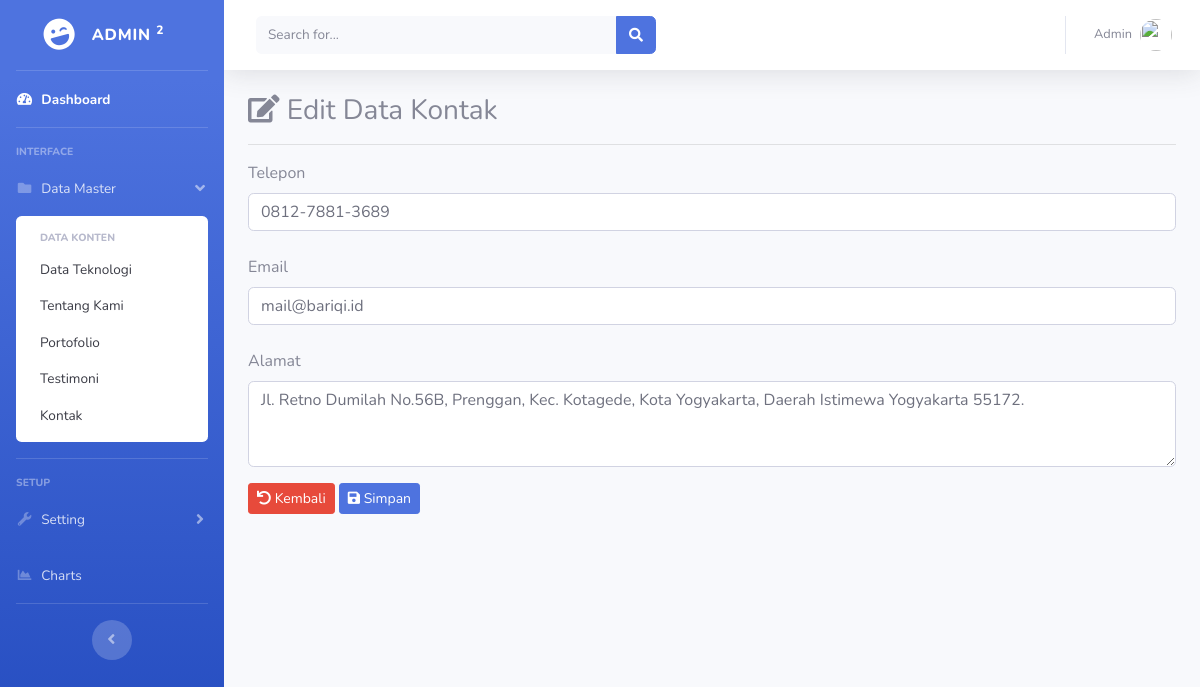
The app's page /index.php/admin/data_kontak/edit/1 with its own data.
### tables this page shows
CREATE TABLE `kontak` (
  `id` int(11) NOT NULL,
  `telepon` varchar(20) NOT NULL,
  `email` varchar(100) NOT NULL,
  `alamat` varchar(300) NOT NULL
);

### application/controllers/admin/data_kontak.php (called while the page is built, shortened)
<?php
        class Data_kontak extends CI_Controller{
            public function edit($id)
            {
                $where = array('id' =>$id);
                $data['kontak'] = $this->model_kontak->edit_kontak($where,'kontak')->result();
                $this->load->view('templates_admin/header.php');
                $this->load->view('templates_admin/sidebar.php');
                $this->load->view('admin/edit_kontak.php',$data);
            }
        }
?>

### index.php (called while the page is built, shortened)
<?php
require_once BASEPATH.'core/CodeIgniter.php';

### application/models/model_kontak.php (called while the page is built, shortened)
<?php
    class Model_kontak extends CI_Model{
        public function edit_kontak($where,$table){
            return $this->db->get_where($table,$where);
        }
    }
?>

### application/views/admin/edit_kontak.php (the view, shortened to what this page needs)
<div class="container-fluid">
	<h3><i class="fas fa-edit"></i> Edit Data Kontak</h3> <hr>
	<?php foreach($kontak as $ktk) : ?>
		<form method="post" action="<?php echo base_url().'admin/data_kontak/update' ?>">
            <div class="form-grup">
				<label>Telepon</label>
				<input type="text" name="telepon" class="form-control" value="<?php echo $ktk->telepon ?>">
			</div><br>
            <div class="form-grup">
				<label>Email</label>
				<input type="email" name="email" class="form-control" value="<?php echo $ktk->email ?>">
			</div><br>
			<div class="form-group">
                <label for="exampleFormControlTextarea1">Alamat</label>
                <textarea class="form-control" name="alamat" id="exampleFormControlTextarea1"  rows="3"><?php echo $ktk->alamat ?></textarea>
            </div>
			<?php echo anchor('admin/data_kontak/','<div class="btn btn-sm btn-danger"><i class="fas fa-undo"></i> Kembali</div>') ?>
			<button type="submit" class="btn btn-primary btn-sm"><i class="fas fa-save"></i> Simpan</button>
		</form>
	<?php endforeach; ?>
</div>

### records on screen
kontak: telepon "0812-7881-3689", email "mail@bariqi.id", alamat "Jl. Retno Dumilah No.56B, Prenggan, Kec. Kotagede, Kota Yogyakarta, Daerah Istimewa Yogyakarta 55172."
